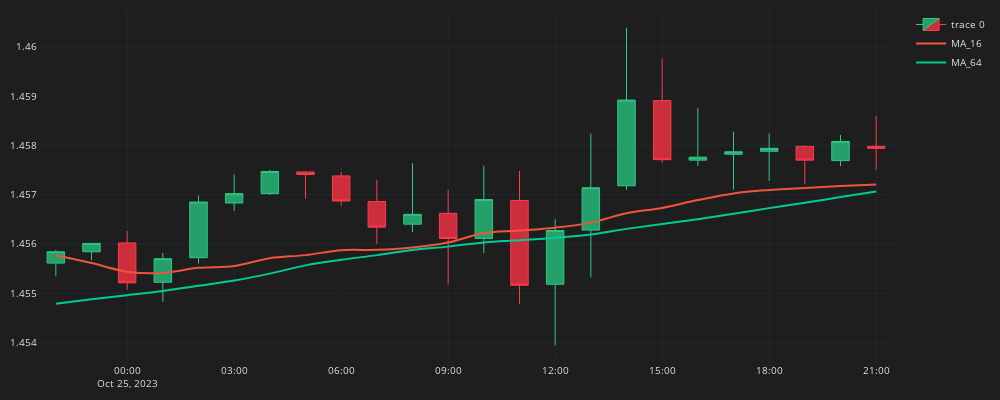

Write notebook code for a chart like this one.
### Code cell
fig = go.Figure()
fig.add_trace(go.Candlestick(
    x=df_plot.time, open=df_plot.mid_o, high=df_plot.mid_h, low=df_plot.mid_l, close=df_plot.mid_c,
    line=dict(width=1), opacity=1,
    increasing_fillcolor='#24A06B',
    decreasing_fillcolor="#CC2E3C",
    increasing_line_color='#2EC886',  
    decreasing_line_color='#FF3A4C'
))
for ma in ma_list:  
    col = f"MA_{ma}"
    fig.add_trace(go.Scatter(x=df_plot.time, 
        y=df_plot[col],
        line=dict(width=2),
        line_shape='spline',
        name=col
        ))
fig.update_layout(width=1000,height=400,
    margin=dict(l=10,r=10,b=10,t=10),
    font=dict(size=10,color="#e1e1e1"),
    paper_bgcolor="#1e1e1e",
    plot_bgcolor="#1e1e1e")
fig.update_xaxes(
    gridcolor="#1f292f",
    showgrid=True,fixedrange=True,rangeslider=dict(visible=False)
)
fig.update_yaxes(
    gridcolor="#1f292f",
    showgrid=True
)
fig.show()
